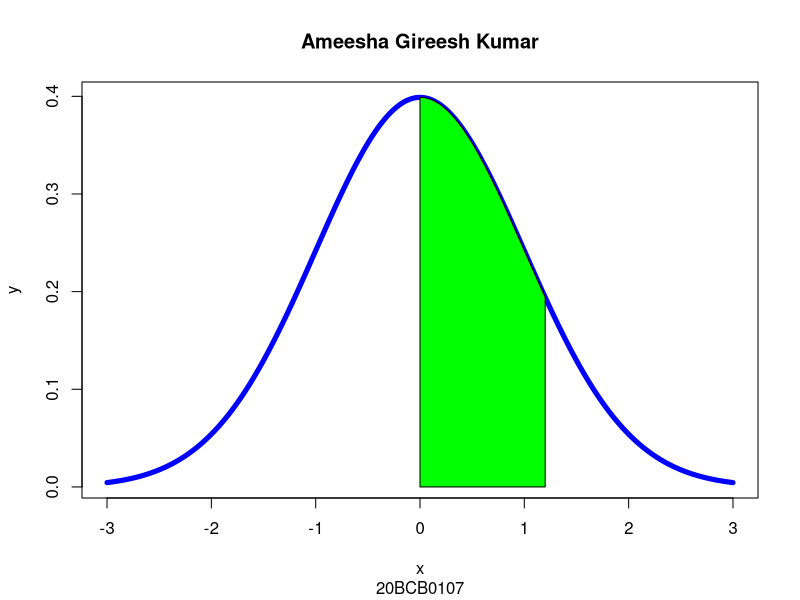

Write R code to recreate this figure.
x = seq(-3,3, length=200)
y = dnorm (x)
plot(x,y,type = "l", lwd=5, col="blue", main="Ameesha Gireesh Kumar", sub ="20BCB0107")
x=seq(0, 1.2, length=200)
y=dnorm(x)
polygon(c(0,x,1.2), c(0,y,0), col="green")